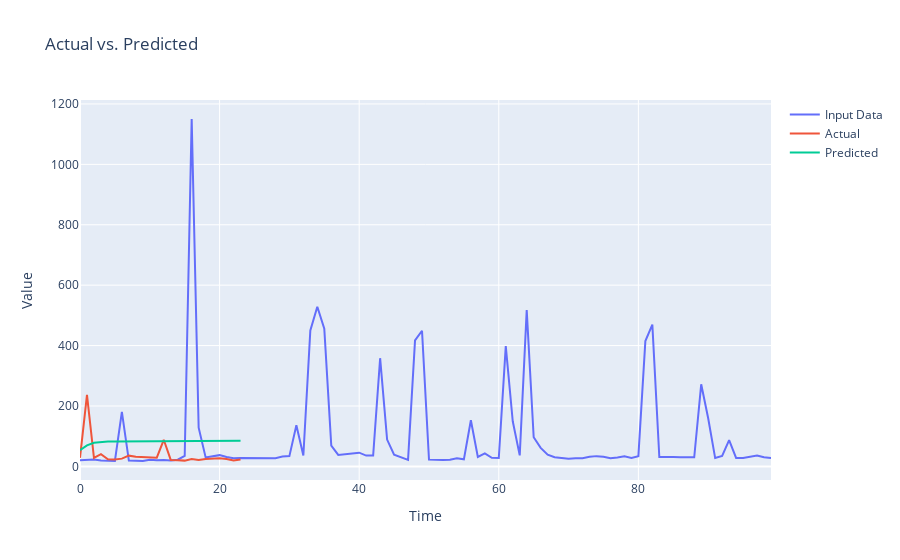

Notebook source saved alongside this figure:
### Code cell
plot_actual_vs_predicted(input_data_fitted,actual,predicted)
